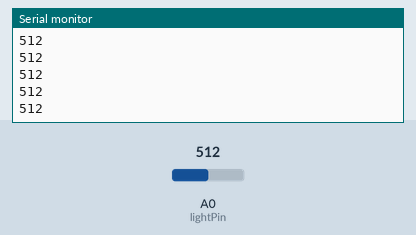
The sketch below on a simulated Arduino Uno, built with avr-gcc and run on an emulated ATmega328P. Parts: the last lines printed to the serial monitor. Inputs (shaded band) come from the test bench; at power-on: A0 (lightPin) = 512.

Above: at 1.2 s.
1.3 s: A0 (lightPin) set to 716
At 2.2 s:
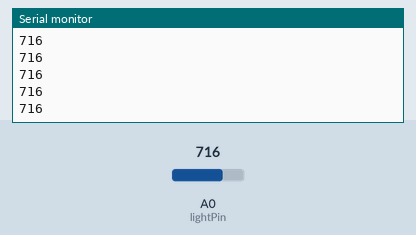
2.8 s: A0 (lightPin) set to 900
At 3.7 s:
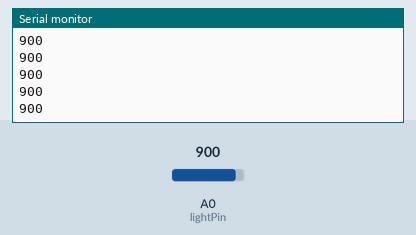
Timing chart, 0 to 5.8 s (numbered marks = the images above; inputs shaded):
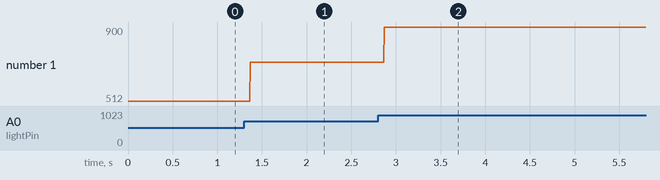

Measured:
- after the input at 1.3 s, the serial monitor: prints a new line after 0.07 s (image 1)
- after the input at 2.8 s, the serial monitor: prints a new line after 0.07 s (image 2)
- plotted number 1: 512 → 716 after the input at 1.3 s, 716 → 900 after the input at 2.8 s

The sketch:

photoresistor_test.ino
```cpp
/* Simple test of the functionality of the photo resistor

Connect the photoresistor one leg to pin 0, and pin to +5V
Connect a resistor (around 10k is a good value, higher
values gives higher readings) from pin 0 to GND. (see appendix of arduino notebook page 37 for schematics).

----------------------------------------------------

           PhotoR     10K
 +5    o---/\/\/--.--/\/\/---o GND
                  |
 Pin 0 o-----------

----------------------------------------------------
*/

int lightPin = 0;  //define a pin for Photo resistor

void setup()
{
    Serial.begin(9600);  //Begin serial communcation
}

void loop()
{
    Serial.println(analogRead(lightPin)); //Write the value of the photoresistor to the serial monitor.
}
```
